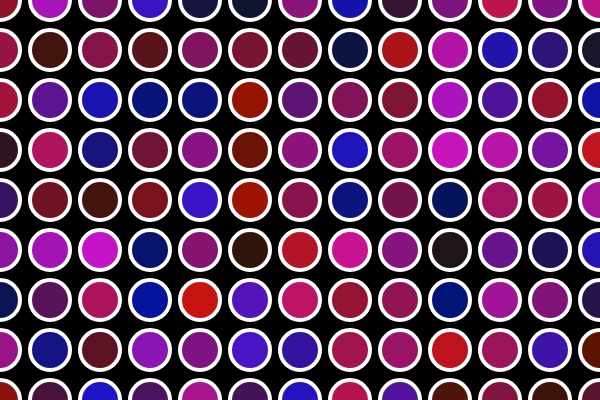
Frame 1 (no input)
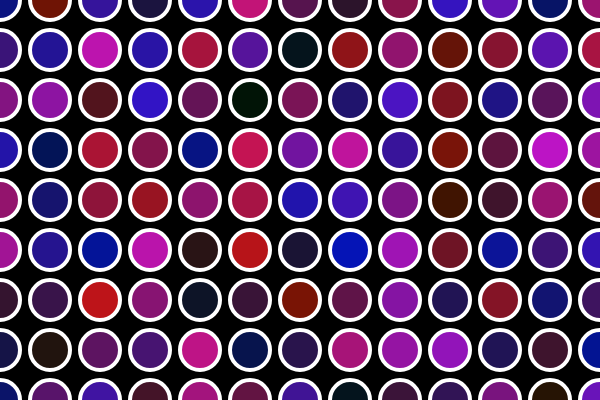
Frame 60 (no input)
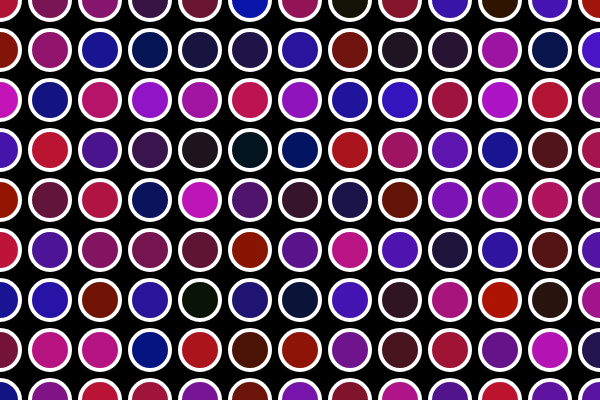
Frame 120 (the mouse pressed at the canvas centre since frame 60)

The p5.js sketch that drew these frames (run headless with seeded random() and noise() and a simulated clock; from frame 60 on, the mouse is pressed at the canvas centre):

// p5.js sketch
// ── sketch.js
// Example code from
// Coding Train "Live Stream #4: p5.js Lessons About Loops"
// https://youtu.be/xyclhIu2WDY

// the width of the circles
var w = 40;
var radius = w/2;

function setup() {
    createCanvas(600, 400);
}

function draw() {
    background(0);
    stroke(255);
    strokeWeight(4);

    var x = 0;
    y = 0;
    for (x = 0; x < width + radius; x += 50) {
        for (y = 0; y < height + radius; y += 50) {
            fill( random(200), 20, random(200) );
            ellipse(x, y, w);
        }
    }
}
